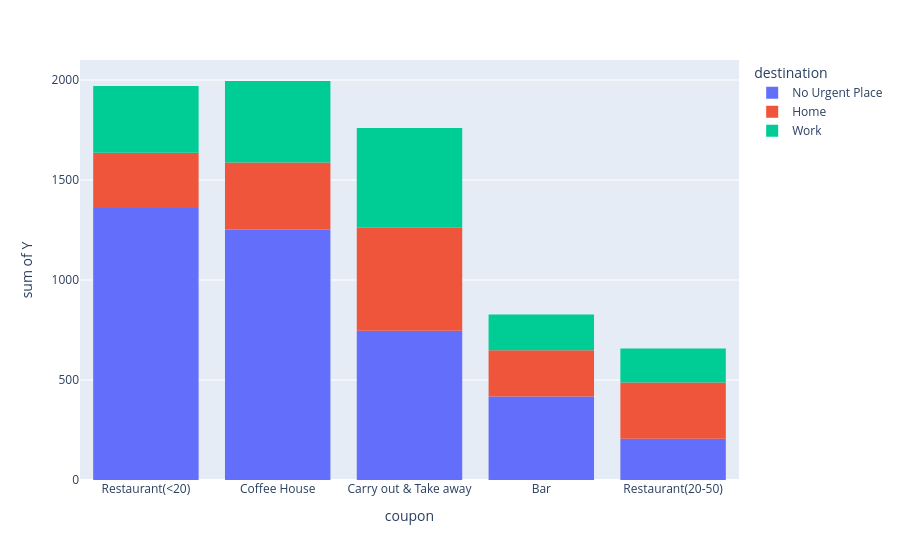

Notebook code for this chart:
### Code cell
#Most people who accepted coupons had No Urgent Place to go to irrespective of the type of coupon they received.
px.histogram(data_frame=data, x='coupon', y='Y', color='destination')

### Figure 1 — Plotly figure (JSON) as saved in the notebook; plotly's stock layout.template omitted (floating-point values rounded to 4 significant figures; data arrays with more than 128 entries replaced by an {"elided": "..."} marker saying what was removed)
{"data": [{"bingroup": "x", "histfunc": "sum", "hovertemplate": "destination=No Urgent Place<br>coupon=%{x}<br>sum of Y=%{y}<extra></extra>", "legendgroup": "No Urgent Place", "marker": {"color": "#636efa", "pattern": {"shape": ""}}, "name": "No Urgent Place", "orientation": "v", "showlegend": true, "type": "histogram", "x": {"elided": "6283 str values"}, "xaxis": "x", "y": {"elided": "6283 int values"}, "yaxis": "y"}, {"bingroup": "x", "histfunc": "sum", "hovertemplate": "destination=Home<br>coupon=%{x}<br>sum of Y=%{y}<extra></extra>", "legendgroup": "Home", "marker": {"color": "#EF553B", "pattern": {"shape": ""}}, "name": "Home", "orientation": "v", "showlegend": true, "type": "histogram", "x": {"elided": "3237 str values"}, "xaxis": "x", "y": {"elided": "3237 int values"}, "yaxis": "y"}, {"bingroup": "x", "histfunc": "sum", "hovertemplate": "destination=Work<br>coupon=%{x}<br>sum of Y=%{y}<extra></extra>", "legendgroup": "Work", "marker": {"color": "#00cc96", "pattern": {"shape": ""}}, "name": "Work", "orientation": "v", "showlegend": true, "type": "histogram", "x": {"elided": "3164 str values"}, "xaxis": "x", "y": {"elided": "3164 int values"}, "yaxis": "y"}], "layout": {"barmode": "relative", "legend": {"title": {"text": "destination"}, "tracegroupgap": 0}, "margin": {"t": 60}, "xaxis": {"anchor": "y", "domain": [0, 1], "title": {"text": "coupon"}}, "yaxis": {"anchor": "x", "domain": [0, 1], "title": {"text": "sum of Y"}}}}
